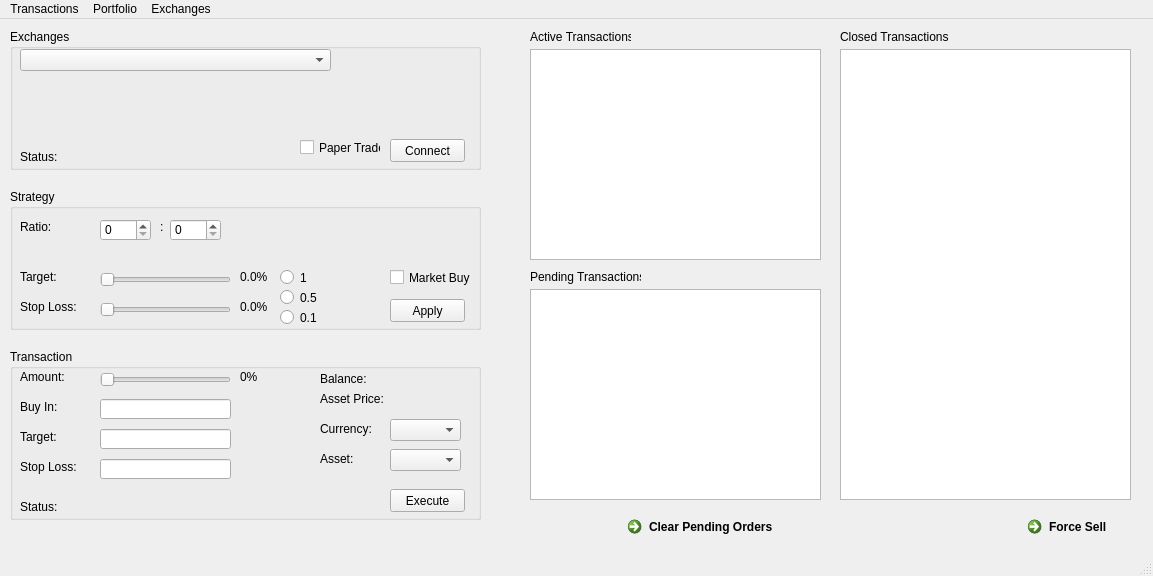
<?xml version="1.0" encoding="UTF-8"?>
<ui version="4.0">
 <class>MainWindow</class>
 <widget class="QMainWindow" name="MainWindow">
  <property name="geometry">
   <rect>
    <x>0</x>
    <y>0</y>
    <width>1153</width>
    <height>576</height>
   </rect>
  </property>
  <property name="windowTitle">
   <string>Trader Bot</string>
  </property>
  <widget class="QWidget" name="centralwidget">
   <widget class="QListView" name="Filed_Orders_lbx">
    <property name="geometry">
     <rect>
      <x>530</x>
      <y>30</y>
      <width>291</width>
      <height>211</height>
     </rect>
    </property>
   </widget>
   <widget class="QLabel" name="label_5">
    <property name="geometry">
     <rect>
      <x>530</x>
      <y>10</y>
      <width>101</width>
      <height>16</height>
     </rect>
    </property>
    <property name="text">
     <string>Active Transactions</string>
    </property>
   </widget>
   <widget class="QListView" name="Pending_Orders_lbx">
    <property name="geometry">
     <rect>
      <x>530</x>
      <y>270</y>
      <width>291</width>
      <height>211</height>
     </rect>
    </property>
   </widget>
   <widget class="QLabel" name="label_6">
    <property name="geometry">
     <rect>
      <x>530</x>
      <y>250</y>
      <width>111</width>
      <height>16</height>
     </rect>
    </property>
    <property name="text">
     <string>Pending Transactions</string>
    </property>
   </widget>
   <widget class="QGroupBox" name="Exchanges_gbx">
    <property name="geometry">
     <rect>
      <x>10</x>
      <y>10</y>
      <width>471</width>
      <height>141</height>
     </rect>
    </property>
    <property name="title">
     <string>Exchanges</string>
    </property>
    <widget class="QLabel" name="Login_Status_Display_lbl">
     <property name="geometry">
      <rect>
       <x>10</x>
       <y>120</y>
       <width>141</width>
       <height>16</height>
      </rect>
     </property>
     <property name="text">
      <string>Status:</string>
     </property>
    </widget>
    <widget class="QPushButton" name="Login_Connect_btn">
     <property name="geometry">
      <rect>
       <x>380</x>
       <y>110</y>
       <width>75</width>
       <height>23</height>
      </rect>
     </property>
     <property name="text">
      <string>Connect</string>
     </property>
    </widget>
    <widget class="QComboBox" name="Exchanges_cmbx">
     <property name="geometry">
      <rect>
       <x>10</x>
       <y>20</y>
       <width>311</width>
       <height>22</height>
      </rect>
     </property>
    </widget>
    <widget class="QCheckBox" name="Paper_trade_chbx">
     <property name="geometry">
      <rect>
       <x>290</x>
       <y>110</y>
       <width>81</width>
       <height>17</height>
      </rect>
     </property>
     <property name="text">
      <string>Paper Trade</string>
     </property>
    </widget>
   </widget>
   <widget class="QGroupBox" name="Transaction_gbx">
    <property name="geometry">
     <rect>
      <x>10</x>
      <y>330</y>
      <width>471</width>
      <height>171</height>
     </rect>
    </property>
    <property name="title">
     <string>Transaction</string>
    </property>
    <widget class="QLabel" name="label_4">
     <property name="geometry">
      <rect>
       <x>10</x>
       <y>110</y>
       <width>61</width>
       <height>16</height>
      </rect>
     </property>
     <property name="text">
      <string>Stop Loss:</string>
     </property>
    </widget>
    <widget class="QComboBox" name="Transaction_Symbol_cbx">
     <property name="geometry">
      <rect>
       <x>380</x>
       <y>100</y>
       <width>71</width>
       <height>22</height>
      </rect>
     </property>
     <property name="editable">
      <bool>false</bool>
     </property>
    </widget>
    <widget class="QPushButton" name="Transaction_Execute_btn">
     <property name="geometry">
      <rect>
       <x>380</x>
       <y>140</y>
       <width>75</width>
       <height>23</height>
      </rect>
     </property>
     <property name="text">
      <string>Execute</string>
     </property>
    </widget>
    <widget class="QLabel" name="label_10">
     <property name="geometry">
      <rect>
       <x>10</x>
       <y>50</y>
       <width>61</width>
       <height>16</height>
      </rect>
     </property>
     <property name="text">
      <string>Buy In:</string>
     </property>
    </widget>
    <widget class="QLabel" name="label_11">
     <property name="geometry">
      <rect>
       <x>10</x>
       <y>80</y>
       <width>61</width>
       <height>16</height>
      </rect>
     </property>
     <property name="text">
      <string>Target:</string>
     </property>
    </widget>
    <widget class="QLabel" name="label_13">
     <property name="geometry">
      <rect>
       <x>10</x>
       <y>20</y>
       <width>61</width>
       <height>16</height>
      </rect>
     </property>
     <property name="text">
      <string>Amount:</string>
     </property>
    </widget>
    <widget class="QSlider" name="Transaction_Amount_Procent_Display_hsr">
     <property name="geometry">
      <rect>
       <x>90</x>
       <y>20</y>
       <width>131</width>
       <height>22</height>
      </rect>
     </property>
     <property name="maximum">
      <number>100</number>
     </property>
     <property name="orientation">
      <enum>Qt::Horizontal</enum>
     </property>
    </widget>
    <widget class="QLabel" name="Transaction_Amount_Procent_Display_lbl">
     <property name="geometry">
      <rect>
       <x>230</x>
       <y>20</y>
       <width>61</width>
       <height>16</height>
      </rect>
     </property>
     <property name="text">
      <string>0%</string>
     </property>
    </widget>
    <widget class="QLabel" name="label_15">
     <property name="geometry">
      <rect>
       <x>310</x>
       <y>100</y>
       <width>41</width>
       <height>20</height>
      </rect>
     </property>
     <property name="text">
      <string>Asset:</string>
     </property>
    </widget>
    <widget class="QLabel" name="Transaction_Status_Display_lbl">
     <property name="geometry">
      <rect>
       <x>10</x>
       <y>150</y>
       <width>321</width>
       <height>16</height>
      </rect>
     </property>
     <property name="text">
      <string>Status:</string>
     </property>
    </widget>
    <widget class="QLineEdit" name="Transaction_Buy_in_tbx">
     <property name="geometry">
      <rect>
       <x>90</x>
       <y>50</y>
       <width>131</width>
       <height>20</height>
      </rect>
     </property>
    </widget>
    <widget class="QLineEdit" name="Transaction_Target_tbx">
     <property name="geometry">
      <rect>
       <x>90</x>
       <y>80</y>
       <width>131</width>
       <height>20</height>
      </rect>
     </property>
    </widget>
    <widget class="QLineEdit" name="Transaction_Stop_Limit_tbx">
     <property name="geometry">
      <rect>
       <x>90</x>
       <y>110</y>
       <width>131</width>
       <height>20</height>
      </rect>
     </property>
    </widget>
    <widget class="QLabel" name="label_16">
     <property name="geometry">
      <rect>
       <x>310</x>
       <y>70</y>
       <width>51</width>
       <height>20</height>
      </rect>
     </property>
     <property name="text">
      <string>Currency:</string>
     </property>
    </widget>
    <widget class="QLabel" name="Transaction_Account_Balance_Display_lbl">
     <property name="geometry">
      <rect>
       <x>310</x>
       <y>20</y>
       <width>151</width>
       <height>20</height>
      </rect>
     </property>
     <property name="text">
      <string>Balance:</string>
     </property>
    </widget>
    <widget class="QLabel" name="Transaction_Current_Price_Display_lbl">
     <property name="geometry">
      <rect>
       <x>310</x>
       <y>40</y>
       <width>151</width>
       <height>20</height>
      </rect>
     </property>
     <property name="text">
      <string>Asset Price:</string>
     </property>
    </widget>
    <widget class="QComboBox" name="Transaction_Currency_cbx">
     <property name="geometry">
      <rect>
       <x>380</x>
       <y>70</y>
       <width>71</width>
       <height>22</height>
      </rect>
     </property>
     <property name="editable">
      <bool>false</bool>
     </property>
    </widget>
   </widget>
   <widget class="QCommandLinkButton" name="Clear_Pending_Orders_btn">
    <property name="geometry">
     <rect>
      <x>620</x>
      <y>490</y>
      <width>191</width>
      <height>41</height>
     </rect>
    </property>
    <property name="text">
     <string>Clear Pending Orders</string>
    </property>
   </widget>
   <widget class="QCommandLinkButton" name="Force_Sell_btn">
    <property name="geometry">
     <rect>
      <x>1020</x>
      <y>490</y>
      <width>191</width>
      <height>41</height>
     </rect>
    </property>
    <property name="text">
     <string>Force Sell</string>
    </property>
   </widget>
   <widget class="QGroupBox" name="Strategy_gbx">
    <property name="geometry">
     <rect>
      <x>10</x>
      <y>170</y>
      <width>471</width>
      <height>141</height>
     </rect>
    </property>
    <property name="title">
     <string>Strategy</string>
    </property>
    <widget class="QLabel" name="Strategy_Target_Procent_Display_lbl">
     <property name="geometry">
      <rect>
       <x>230</x>
       <y>80</y>
       <width>61</width>
       <height>16</height>
      </rect>
     </property>
     <property name="text">
      <string>0.0%</string>
     </property>
    </widget>
    <widget class="QSlider" name="Strategy_Target_Procent_hsr">
     <property name="geometry">
      <rect>
       <x>90</x>
       <y>80</y>
       <width>131</width>
       <height>22</height>
      </rect>
     </property>
     <property name="maximum">
      <number>100</number>
     </property>
     <property name="value">
      <number>0</number>
     </property>
     <property name="orientation">
      <enum>Qt::Horizontal</enum>
     </property>
    </widget>
    <widget class="QSlider" name="Strategy_Stop_Limit_Procent_hsr">
     <property name="geometry">
      <rect>
       <x>90</x>
       <y>110</y>
       <width>131</width>
       <height>22</height>
      </rect>
     </property>
     <property name="maximum">
      <number>100</number>
     </property>
     <property name="orientation">
      <enum>Qt::Horizontal</enum>
     </property>
    </widget>
    <widget class="QLabel" name="Strategy_Stop_Limit_Procent_Display_lbl">
     <property name="geometry">
      <rect>
       <x>230</x>
       <y>110</y>
       <width>61</width>
       <height>16</height>
      </rect>
     </property>
     <property name="text">
      <string>0.0%</string>
     </property>
    </widget>
    <widget class="QLabel" name="label_18">
     <property name="geometry">
      <rect>
       <x>10</x>
       <y>80</y>
       <width>61</width>
       <height>16</height>
      </rect>
     </property>
     <property name="text">
      <string>Target:</string>
     </property>
    </widget>
    <widget class="QLabel" name="label_19">
     <property name="geometry">
      <rect>
       <x>10</x>
       <y>110</y>
       <width>61</width>
       <height>16</height>
      </rect>
     </property>
     <property name="text">
      <string>Stop Loss:</string>
     </property>
    </widget>
    <widget class="QLabel" name="label_20">
     <property name="geometry">
      <rect>
       <x>10</x>
       <y>30</y>
       <width>61</width>
       <height>16</height>
      </rect>
     </property>
     <property name="text">
      <string>Ratio:</string>
     </property>
    </widget>
    <widget class="QSpinBox" name="Strategy_Ratio_High_sbx">
     <property name="geometry">
      <rect>
       <x>90</x>
       <y>30</y>
       <width>51</width>
       <height>22</height>
      </rect>
     </property>
    </widget>
    <widget class="QSpinBox" name="Strategy_Ratio_Low_sbx">
     <property name="geometry">
      <rect>
       <x>160</x>
       <y>30</y>
       <width>51</width>
       <height>22</height>
      </rect>
     </property>
    </widget>
    <widget class="QLabel" name="label_21">
     <property name="geometry">
      <rect>
       <x>150</x>
       <y>30</y>
       <width>16</width>
       <height>16</height>
      </rect>
     </property>
     <property name="text">
      <string>:</string>
     </property>
    </widget>
    <widget class="QPushButton" name="Strategy_Apply_btn">
     <property name="geometry">
      <rect>
       <x>380</x>
       <y>110</y>
       <width>75</width>
       <height>23</height>
      </rect>
     </property>
     <property name="text">
      <string>Apply</string>
     </property>
    </widget>
    <widget class="QCheckBox" name="Market_Buy_chbx">
     <property name="geometry">
      <rect>
       <x>380</x>
       <y>80</y>
       <width>101</width>
       <height>17</height>
      </rect>
     </property>
     <property name="text">
      <string>Market Buy</string>
     </property>
    </widget>
    <widget class="QRadioButton" name="Procent_Range_100_rbtn">
     <property name="geometry">
      <rect>
       <x>270</x>
       <y>80</y>
       <width>51</width>
       <height>17</height>
      </rect>
     </property>
     <property name="text">
      <string>1</string>
     </property>
    </widget>
    <widget class="QRadioButton" name="Procent_Range_50_rbtn">
     <property name="geometry">
      <rect>
       <x>270</x>
       <y>100</y>
       <width>51</width>
       <height>17</height>
      </rect>
     </property>
     <property name="text">
      <string>0.5</string>
     </property>
    </widget>
    <widget class="QRadioButton" name="Procent_Range_10_rbtn">
     <property name="geometry">
      <rect>
       <x>270</x>
       <y>120</y>
       <width>51</width>
       <height>17</height>
      </rect>
     </property>
     <property name="text">
      <string>0.1</string>
     </property>
    </widget>
   </widget>
   <widget class="QLabel" name="label_7">
    <property name="geometry">
     <rect>
      <x>840</x>
      <y>10</y>
      <width>111</width>
      <height>16</height>
     </rect>
    </property>
    <property name="text">
     <string>Closed Transactions</string>
    </property>
   </widget>
   <widget class="QListView" name="Closed_Orders_lbx">
    <property name="geometry">
     <rect>
      <x>840</x>
      <y>30</y>
      <width>291</width>
      <height>451</height>
     </rect>
    </property>
   </widget>
  </widget>
  <widget class="QMenuBar" name="menubar">
   <property name="geometry">
    <rect>
     <x>0</x>
     <y>0</y>
     <width>1153</width>
     <height>21</height>
    </rect>
   </property>
   <widget class="QMenu" name="menuTransactions">
    <property name="title">
     <string>Transactions</string>
    </property>
    <addaction name="separator"/>
    <addaction name="Menu_Transactions_Import"/>
    <addaction name="Menu_Transactions_Export"/>
   </widget>
   <widget class="QMenu" name="menuPortfolio">
    <property name="title">
     <string>Portfolio</string>
    </property>
    <addaction name="Menu_Portfolio_View"/>
   </widget>
   <widget class="QMenu" name="menuExchanges">
    <property name="title">
     <string>Exchanges</string>
    </property>
    <addaction name="Menu_Exchange_View"/>
   </widget>
   <addaction name="menuTransactions"/>
   <addaction name="menuPortfolio"/>
   <addaction name="menuExchanges"/>
  </widget>
  <widget class="QStatusBar" name="statusbar"/>
  <action name="actionImport">
   <property name="text">
    <string>Import</string>
   </property>
  </action>
  <action name="actionExport">
   <property name="text">
    <string>Export</string>
   </property>
  </action>
  <action name="actionView">
   <property name="text">
    <string>View</string>
   </property>
  </action>
  <action name="Menu_Transactions_Import">
   <property name="text">
    <string>Import</string>
   </property>
  </action>
  <action name="Menu_Transactions_Export">
   <property name="text">
    <string>Export</string>
   </property>
  </action>
  <action name="Menu_Portfolio_View">
   <property name="text">
    <string>View</string>
   </property>
  </action>
  <action name="Menu_Exchange_View">
   <property name="text">
    <string>Exchange Manager</string>
   </property>
  </action>
 </widget>
 <resources/>
 <connections/>
</ui>
